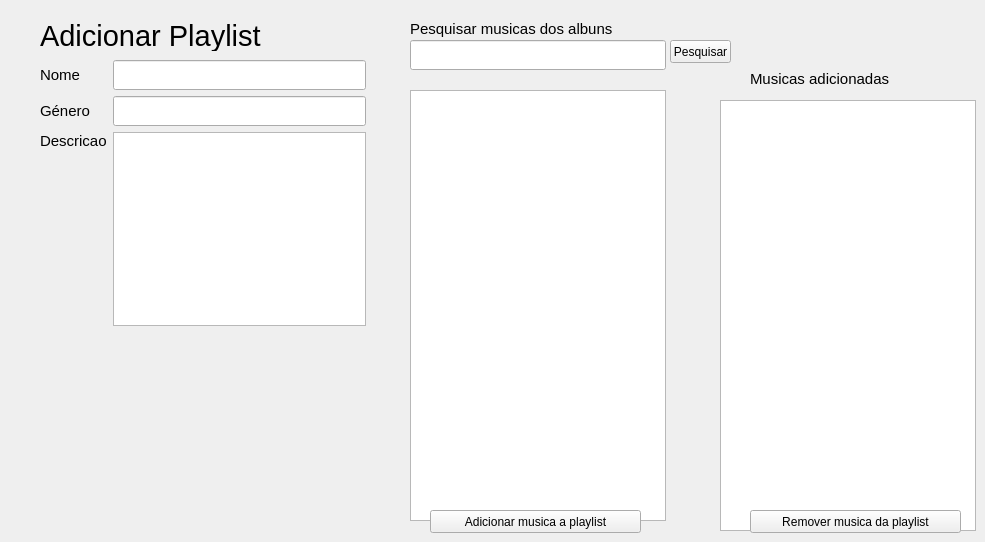
      <widget class="QWidget" name="page_add_playlist">
       <widget class="QWidget" name="layoutWidget_4">
        <property name="geometry">
         <rect>
          <x>40</x>
          <y>60</y>
          <width>326</width>
          <height>266</height>
         </rect>
        </property>
        <layout class="QGridLayout" name="gridLayout_24">
         <property name="sizeConstraint">
          <enum>QLayout::SetDefaultConstraint</enum>
         </property>
         <item row="2" column="1">
          <widget class="QLabel" name="page_add_playlist_label_3">
           <property name="sizePolicy">
            <sizepolicy hsizetype="Fixed" vsizetype="Fixed">
             <horstretch>0</horstretch>
             <verstretch>0</verstretch>
            </sizepolicy>
           </property>
           <property name="font">
            <font>
             <pointsize>11</pointsize>
            </font>
           </property>
           <property name="text">
            <string>Descricao</string>
           </property>
          </widget>
         </item>
         <item row="3" column="1" rowspan="2">
          <spacer name="verticalSpacer_15">
           <property name="orientation">
            <enum>Qt::Vertical</enum>
           </property>
           <property name="sizeType">
            <enum>QSizePolicy::Fixed</enum>
           </property>
           <property name="sizeHint" stdset="0">
            <size>
             <width>20</width>
             <height>40</height>
            </size>
           </property>
          </spacer>
         </item>
         <item row="0" column="2" colspan="3">
          <widget class="QLineEdit" name="page_add_playlist_lineEdit_name">
           <property name="sizePolicy">
            <sizepolicy hsizetype="Expanding" vsizetype="Fixed">
             <horstretch>0</horstretch>
             <verstretch>0</verstretch>
            </sizepolicy>
           </property>
           <property name="minimumSize">
            <size>
             <width>0</width>
             <height>30</height>
            </size>
           </property>
          </widget>
         </item>
         <item row="1" column="2" colspan="3">
          <widget class="QLineEdit" name="page_add_playlist_lineEdit_gender">
           <property name="minimumSize">
            <size>
             <width>0</width>
             <height>30</height>
            </size>
           </property>
          </widget>
         </item>
         <item row="2" column="2" rowspan="3" colspan="3">
          <widget class="QPlainTextEdit" name="page_add_playlist_plainText_description"/>
         </item>
         <item row="1" column="1">
          <widget class="QLabel" name="page_add_playlist_label_2">
           <property name="font">
            <font>
             <pointsize>11</pointsize>
            </font>
           </property>
           <property name="text">
            <string>Género</string>
           </property>
          </widget>
         </item>
         <item row="0" column="1">
          <widget class="QLabel" name="page_add_playlist_label_1">
           <property name="sizePolicy">
            <sizepolicy hsizetype="Preferred" vsizetype="Fixed">
             <horstretch>0</horstretch>
             <verstretch>0</verstretch>
            </sizepolicy>
           </property>
           <property name="font">
            <font>
             <pointsize>11</pointsize>
            </font>
           </property>
           <property name="text">
            <string>Nome</string>
           </property>
          </widget>
         </item>
        </layout>
       </widget>
       <widget class="QTableWidget" name="page_add_playlist_tableWidget_toAdd">
        <property name="geometry">
         <rect>
          <x>410</x>
          <y>90</y>
          <width>256</width>
          <height>431</height>
         </rect>
        </property>
        <property name="sizePolicy">
         <sizepolicy hsizetype="Fixed" vsizetype="Expanding">
          <horstretch>0</horstretch>
          <verstretch>0</verstretch>
         </sizepolicy>
        </property>
       </widget>
       <widget class="QTableWidget" name="page_add_playlist_tableWidget_Added">
        <property name="geometry">
         <rect>
          <x>720</x>
          <y>100</y>
          <width>256</width>
          <height>431</height>
         </rect>
        </property>
        <property name="sizePolicy">
         <sizepolicy hsizetype="Fixed" vsizetype="Expanding">
          <horstretch>0</horstretch>
          <verstretch>0</verstretch>
         </sizepolicy>
        </property>
       </widget>
       <widget class="QLineEdit" name="page_add_playlist_lineEdit_search">
        <property name="geometry">
         <rect>
          <x>410</x>
          <y>40</y>
          <width>256</width>
          <height>30</height>
         </rect>
        </property>
        <property name="sizePolicy">
         <sizepolicy hsizetype="Expanding" vsizetype="Fixed">
          <horstretch>0</horstretch>
          <verstretch>0</verstretch>
         </sizepolicy>
        </property>
        <property name="minimumSize">
         <size>
          <width>0</width>
          <height>30</height>
         </size>
        </property>
       </widget>
       <widget class="QLabel" name="page_add_playlist_label_4">
        <property name="geometry">
         <rect>
          <x>410</x>
          <y>20</y>
          <width>221</width>
          <height>18</height>
         </rect>
        </property>
        <property name="sizePolicy">
         <sizepolicy hsizetype="Preferred" vsizetype="Fixed">
          <horstretch>0</horstretch>
          <verstretch>0</verstretch>
         </sizepolicy>
        </property>
        <property name="font">
         <font>
          <pointsize>11</pointsize>
         </font>
        </property>
        <property name="text">
         <string>Pesquisar musicas dos albuns</string>
        </property>
       </widget>
       <widget class="QPushButton" name="page_add_playlist_button_add">
        <property name="geometry">
         <rect>
          <x>430</x>
          <y>510</y>
          <width>211</width>
          <height>23</height>
         </rect>
        </property>
        <property name="text">
         <string>Adicionar musica a playlist</string>
        </property>
       </widget>
       <widget class="QPushButton" name="page_add_playlist_button_search">
        <property name="geometry">
         <rect>
          <x>670</x>
          <y>40</y>
          <width>61</width>
          <height>23</height>
         </rect>
        </property>
        <property name="text">
         <string>Pesquisar</string>
        </property>
       </widget>
       <widget class="QLabel" name="page_add_playlist_label_addedMusics">
        <property name="geometry">
         <rect>
          <x>750</x>
          <y>70</y>
          <width>221</width>
          <height>18</height>
         </rect>
        </property>
        <property name="sizePolicy">
         <sizepolicy hsizetype="Preferred" vsizetype="Fixed">
          <horstretch>0</horstretch>
          <verstretch>0</verstretch>
         </sizepolicy>
        </property>
        <property name="font">
         <font>
          <pointsize>11</pointsize>
         </font>
        </property>
        <property name="text">
         <string>Musicas adicionadas</string>
        </property>
       </widget>
       <widget class="QPushButton" name="page_add_playlist_button_remove">
        <property name="geometry">
         <rect>
          <x>750</x>
          <y>510</y>
          <width>211</width>
          <height>23</height>
         </rect>
        </property>
        <property name="text">
         <string>Remover musica da playlist</string>
        </property>
       </widget>
       <widget class="QLabel" name="page_add_playlist_label">
        <property name="geometry">
         <rect>
          <x>40</x>
          <y>20</y>
          <width>251</width>
          <height>31</height>
         </rect>
        </property>
        <property name="sizePolicy">
         <sizepolicy hsizetype="Preferred" vsizetype="Fixed">
          <horstretch>0</horstretch>
          <verstretch>0</verstretch>
         </sizepolicy>
        </property>
        <property name="font">
         <font>
          <pointsize>22</pointsize>
         </font>
        </property>
        <property name="text">
         <string>Adicionar Playlist</string>
        </property>
       </widget>
      </widget>
